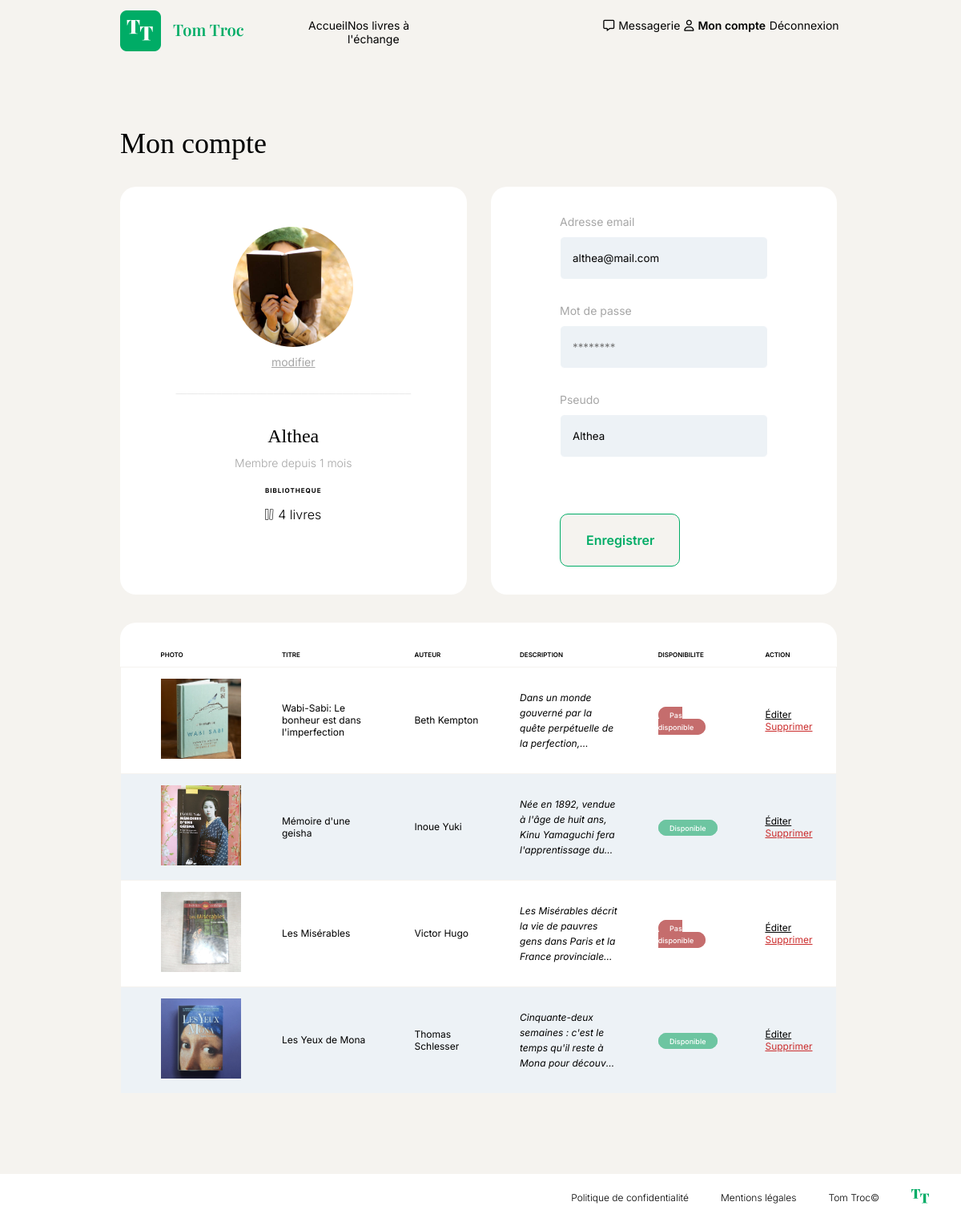
The page /index.php?action=account (signed in) on the database its author committed.
### tables this page shows
CREATE TABLE IF NOT EXISTS `users` (
  `id` int NOT NULL AUTO_INCREMENT,
  `username` varchar(50) NOT NULL,
  `email` varchar(100) NOT NULL,
  `profile_picture` varchar(255) DEFAULT NULL,
  `password` varchar(255) NOT NULL,
  `created_at` timestamp NOT NULL DEFAULT CURRENT_TIMESTAMP,
  PRIMARY KEY (`id`),
  KEY `username` (`username`) USING BTREE,
  KEY `email` (`email`) USING BTREE
);

CREATE TABLE IF NOT EXISTS `book` (
  `id` int NOT NULL AUTO_INCREMENT,
  `title` varchar(255) NOT NULL,
  `author` varchar(255) NOT NULL,
  `image` varchar(255) DEFAULT NULL,
  `description` text NOT NULL,
  `availability_status` enum('Disponible','Pas disponible') NOT NULL DEFAULT 'Disponible',
  `date_creation` datetime NOT NULL DEFAULT CURRENT_TIMESTAMP,
  `user_id` int DEFAULT NULL,
  PRIMARY KEY (`id`),
  KEY `fk_user_id` (`user_id`)
);

### views/View.php (called while the page is built, shortened)
<?php
class View
{
    public function render(string $viewName, array $params = []) : void
    {
        $viewPath = $this->buildViewPath($viewName);
        extract($params);
        $content = $this->_renderViewFromTemplate($viewPath, $params);
    }
    private function _renderViewFromTemplate(string $viewPath, array $params = []) : string
    {
        if (file_exists($viewPath)) {
            extract($params);
            require($viewPath);
            return ob_get_clean();
        } else {
            throw new Exception("La vue '$viewPath' est introuvable.");
        }
    }
    private function buildViewPath(string $viewName) : string
    {
        return TEMPLATE_VIEW_PATH . $viewName . '.php';
    }
}

### controllers/UserController.php (called while the page is built, shortened)
<?php
class UserController
{
    private $userModel;
    public function __construct()
    {
        $host = getenv('DB_HOST');
        $dbname = getenv('DB_NAME');
        $user = getenv('DB_USER');
        $pass = getenv('DB_PASS');
        $dsn = "mysql:host=$host;dbname=$dbname;charset=utf8mb4";
        $this->db = new PDO($dsn, $user, $pass);
        $this->userModel = new UserModel($this->db);
    }
    public function showAccount(): void
    {
        $userId = $_SESSION['user_id'];
        $user = $this->userModel->getUserById($userId);
        $userBooks = $this->userModel->getUserBooks($userId);
        $timeSinceCreation = $this->getTimeSinceCreation($user['created_at']);
        $bookCount = $this->userModel->countUserBooks($userId);
        $view = new View("Mon compte");
        $view->render("account", [
            'user' => $user,
            'userBooks' => $userBooks,
            'timeSinceCreation' => $timeSinceCreation,
            'bookCount' => $bookCount,
            'activePage' => 'account'
        ]);
    }
    public function getTimeSinceCreation(string $createdAt): string
    {
        $createdDate = new DateTime($createdAt);
        $currentDate = new DateTime();
        $interval = $createdDate->diff($currentDate);
        if ($interval->y > 0) {
            return $interval->y . " année" . ($interval->y > 1 ? "s" : "");
        } elseif ($interval->m > 0) {
            return $interval->m . " mois";
        } elseif ($interval->d > 0) {
            return $interval->d . " jour" . ($interval->d > 1 ? "s" : "");
        } elseif ($interval->h > 0) {
            return $interval->h . " heure" . ($interval->h > 1 ? "s" : "");
        } elseif ($interval->i > 0) {
            return $interval->i . " minute" . ($interval->i > 1 ? "s" : "");
        } else {
            return "moins d'une minute";
        }
    }
}

### index.php (called while the page is built, shortened)
<?php
require_once __DIR__ . '/config/autoload.php';
$action = $_GET['action'] ?? 'home';
try {
    switch ($action) {
        case 'account':
            $userController = new UserController();
            $userController->showAccount();
            break;
    }
} catch (Exception $e) {
    echo "Erreur : " . $e->getMessage();
}

### config/autoload.php (called while the page is built, shortened)
<?php
spl_autoload_register(function($className) {
    $baseDir = __DIR__;
    $paths = [
        '/../services/' . $className . '.php',
        '/../models/' . $className . '.php',
        '/../controllers/' . $className . '.php',
        '/../views/' . $className . '.php',
    ];
    foreach ($paths as $path) {
        $fullPath = $baseDir . $path;
        if (file_exists($fullPath)) {
            return;
        } else {
        }
    }
    throw new Exception("La classe $className est introuvable.");
});

### models/UserModel.php (called while the page is built, shortened)
<?php
class UserModel
{
    private $db;
    public function __construct($db)
    {
        $this->db = $db;
    }
    public function getUserById(int $userId): ?array
    {
        $stmt = $this->db->prepare("SELECT * FROM users WHERE id = :id");
        $stmt->bindParam(':id', $userId);
        $stmt->execute();
        return $stmt->fetch(PDO::FETCH_ASSOC) ?: null;
    }
    public function getUserBooks(int $userId): array
    {
        $query = $this->db->prepare("
            SELECT * FROM book WHERE user_id = :user_id
        ");
        $query->bindParam(':user_id', $userId, PDO::PARAM_INT);
        $query->execute();
        return $query->fetchAll(PDO::FETCH_ASSOC);
    }
    public function countUserBooks(int $userId): int
    {
        $stmt = $this->db->prepare("SELECT COUNT(*) as book_count FROM book WHERE user_id = :user_id");
        $stmt->bindParam(':user_id', $userId, PDO::PARAM_INT);
        $stmt->execute();
        $result = $stmt->fetch(PDO::FETCH_ASSOC);
        return (int) $result['book_count'];
    }
}

### views/templates/account.php (the view, shortened to what this page needs)
<section id="account-section" arialabelledby="account-section-title">
    <h1 id="account-section-title">Mon compte</h1>
    <div class="userContainer">
        <div class="userPicture">
            <?php
                $defaultPicturePath = "css/user_pic/default.webp";
                if (!empty($user['profile_picture'])) {
                    $picturePath = "css/user_pic/" . $user['profile_picture'];
                } else {
                    $picturePath = $defaultPicturePath;
                }
                echo '<img src="' . $picturePath . '" alt="Photo de profil" class="profilePicture">';
            ?>
            <form action="index.php?action=updateProfilePicture" method="post" enctype="multipart/form-data">
                <label for="profile_picture" class="custom-file-upload">modifier</label>
            </form>
            <p class="lineTwo">_________________________________________</p>
            <h2><?= htmlspecialchars($user['username']) ?></h2>
            <p class="dateMember">Membre depuis <?= $timeSinceCreation; ?></p>
            <h4>BIBLIOTHEQUE</h4>
            <div class="userLibrary">
                <img src="css/assets/library.svg" alt="logo de livres" id="libraryIcon">
                <p><?= $bookCount; ?> livre<?= $bookCount > 1 ? 's' : ''; ?></p>
            </div>
        </div>
        <div class="userInfo">
            <form action="index.php?action=updateUserInfo" method="post">
                <label for="email">Adresse email</label>
                <input type="email" id="email" name="email" value="<?= htmlspecialchars($user['email']) ?>" required>
                <label for="password">Mot de passe</label>
                <input type="password" name="password" id="password" placeholder="********">
                <label for="username">Pseudo</label>
                <input type="text" id="username" name="username" value="<?= htmlspecialchars($user['username']) ?>" required>
                <button class="submit-bg" type="submit">Enregistrer</button>
            </form>
        </div>
    </div>
    <div>
        <table class="tableBooks">
            <thead>
                <tr>
                    <th class="tableHead">
                        PHOTO
                    </th>
                    <th class="tableHead">
                        TITRE
                    </th>
                    <th class="tableHead">
                        AUTEUR
                    </th>
                    <th class="tableHead">
                        DESCRIPTION
                    </th>
                    <th class="tableHead">
                        DISPONIBILITE
                    </th>
                    <th class="tableHead">
                        ACTION
                    </th>
                </tr>
            </thead>
            <tbody>
                <?php foreach ($userBooks as $userBook) { ?>
                    <tr class="tableCell">
                        <td>
                        <?php
                            $imagePath = "css/assets/" . $userBook['image'];
                            echo '<img src="' . $imagePath . '" alt="' . $userBook['title'] . '">';
                        ?>
                        </td>
                        <td><?= htmlspecialchars($userBook['title']) ?></td>
                        <td><?= htmlspecialchars($userBook['author']) ?></td>
                        <td><p><?= htmlspecialchars($userBook['description']) ?></p></td>
                        <td >
                            <?php if ($userBook['availability_status'] !== 'Disponible'): ?>
                                <span class="availability-banner-no"><?= htmlspecialchars($userBook['availability_status']) ?></span>
                            <?php elseif ($userBook['availability_status'] == 'Disponible'): ?>
                                <span class="availability-banner-yes"><?= htmlspecialchars($userBook['availability_status']) ?></span>
                            <?php endif; ?>
                        </td>
                        <td>
                            <a href="index.php?action=editBook&book_id=<?= $userBook['id'] ?>"  class="edit-button">Éditer</a>
                            <a href="index.php?action=deleteBook&book_id=<?= $userBook['id'] ?>" onclick="return confirm('Êtes-vous sûr de vouloir supprimer ce livre de votre bibliothèque ?');" class="delete-button">
                                Supprimer
                            </a>
                        </td>
                    </tr>
                <?php } ?>
            </tbody>
        </table>
    </div>
</section>

### css/style.css (style rules this page uses)
* { font-family: "Inter", sans-serif; }
body { background-color: #F5F3EF; margin: 0; }
a { text-decoration: none; }
h1 { font-family: "Playfair Display", serif; font-weight: 400; font-size: 36px; line-height: 48px; }
h2 { font-family: "Playfair Display", serif; font-weight: 400; font-size: 32px; }
p { font-weight: 300; font-size: 16px; line-height: 19px; }
section { display: flex; align-items: center; justify-content: center; margin-bottom: 80px; }
.submit-bg { display: inline-block; padding: 22px 38px; text-align: center; font-weight: 600; font-size: 16px; color:#00AC66; border: 1px solid #00AC66; border-radius: 10px; -webkit-border-radius: 10px; -moz-border-radius: 10px; -ms-border-radius: 10px; -o-border-radius: 10px; margin-top: 40px; transition: background-color 0.5s ease-out; -webkit-transition: background-color 0.5s ease-out; -moz-transition: background-color 0.5s ease-out; -ms-transition: background-color 0.5s ease-out; -o-transition: background-color 0.5s ease-out; }
#account-section { flex-direction: column; align-items: normal; margin: 45px 155px 100px 150px; }
.profilePicture { width: 150px; border-radius: 90%; height: 150px; object-fit: cover; margin-bottom: 10px; }
.userContainer { display: flex; justify-content: space-between; }
#account-section form { display: flex; flex-direction: column; }
#account-section .submit-bg { width: 150px; padding: 22px 32px; background-color: #F5F3EF; }
.userPicture, .userInfo { width: 50%; background: white; border-radius: 20px; -webkit-border-radius: 20px; -moz-border-radius: 20px; -ms-border-radius: 20px; -o-border-radius: 20px; }
.userPicture { margin-right: 15px; padding-top: 50px; display: flex; align-items: center; flex-direction: column; }
.userPicture h2 { font-size: 24px; margin-bottom: 10px; }
.dateMember { font-size: 14px; color: #A6A6A6; margin: 0; }
.userPicture h4 { font-size: 8px; letter-spacing: 1px; margin-top: 20px; margin-bottom: 0; }
#libraryIcon { width: 11px; height: 14px; margin-right: 5px; }
.userLibrary { display: flex; align-items: center; }
.userInfo { margin-left: 15px; font-size: 14px; display: flex; justify-content: center; }
.userInfo form { width: 60%; margin: 35px 0; }
.userInfo input { background-color:#EDF2F6; height: 50px; border: 1px solid white; border-radius: 6px; -webkit-border-radius: 6px; -moz-border-radius: 6px; -ms-border-radius: 6px; -o-border-radius: 6px; margin: 10px 0 30px 0; padding-left: 15px; }
.userInfo label { color: #A6A6A6; }
.tableBooks { background: white; margin-top: 35px; border-radius: 20px; -webkit-border-radius: 20px; -moz-border-radius: 20px; -ms-border-radius: 20px; -o-border-radius: 20px; padding: 35px 50px; border-collapse: collapse; width: 100%; }
.tableCell { border: 1px solid #F5F3EF; height: 130px; }
.tableCell td { max-width: 150px; height: 130px; padding-left: 50px; font-size: 12px; font-weight: 400; }
.tableCell td p { display: -webkit-box; line-clamp: 4; -webkit-line-clamp: 4; -webkit-box-orient: vertical; overflow: hidden; font-size: 12px; font-weight: 400; font-style: italic; }
.tableCell:nth-child(even) { background: #EDF2F6; }
.tableBooks img { width: 100px; height: 100px; object-fit: cover; }
.tableHead { font-size: 8px; font-weight: 600; padding-top: 35px; padding-left: 50px; padding-bottom: 10px; text-align: left; }
.availability-banner-no { color: white; font-size: 9px; font-weight: 500; padding: 3.7px 13.31px; border: 1px solid #C56D6D; border-radius: 29.5px; -webkit-border-radius: 29.5px; -moz-border-radius: 29.5px; -ms-border-radius: 29.5px; -o-border-radius: 29.5px; background-color: #C56D6D; }
.availability-banner-yes { color: white; font-size: 9px; font-weight: 500; padding: 3.7px 13.31px; border: 1px solid #6DC5A1; border-radius: 29.5px; -webkit-border-radius: 29.5px; -moz-border-radius: 29.5px; -ms-border-radius: 29.5px; -o-border-radius: 29.5px; background-color: #6DC5A1; }
.custom-file-upload { font-size: 14px; color: #A6A6A6; text-decoration: underline; cursor: pointer; }
.lineTwo { color: #A6A6A63B; }
.delete-button { color: #CB2D2D; text-decoration: underline; font-size: 12px; }
.edit-button { color: black; text-decoration: underline; font-size: 12px; margin-right: 20px; }

### rows shown on the page
users: profile_picture (picture), username "Althea", email "althea@mail.com"
book: image (picture), title "Wabi-Sabi: Le bonheur est dans l'imperfection", author "Beth Kempton", description "Dans un monde gouverné par la quête perpétuelle de la…", availability_status "Pas disponible"
book: image (picture), title "Mémoire d'une geisha", author "Inoue Yuki", description "Née en 1892, vendue à l'âge de huit ans, Kinu Yamaguchi fera l'apprentissage…", availability_status "Disponible"
book: image (picture), title "Les Misérables", author "Victor Hugo", description "Les Misérables décrit la vie de pauvres gens dans Paris et la France…", availability_status "Pas disponible"
book: image (picture), title "Les Yeux de Mona", author "Thomas Schlesser", description "Cinquante-deux semaines : c'est le temps qu'il reste à Mona pour…", availability_status "Disponible"

### other values the page prints
$timeSinceCreation "1 mois"
$bookCount "4"
